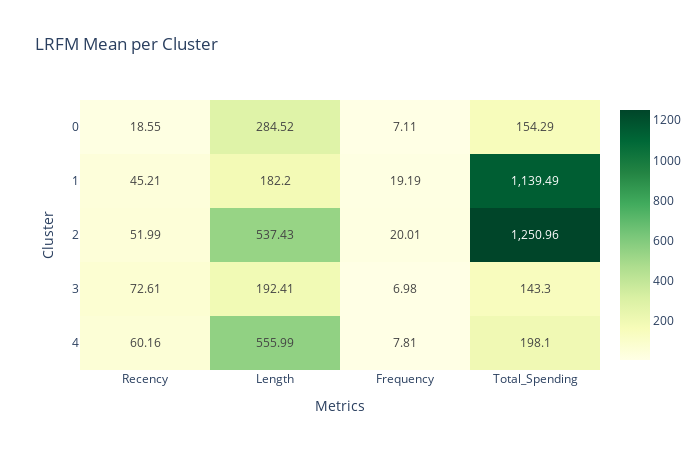

The notebook cell this image was saved under:
### Markdown cell above
Setelah menentukan jumlah cluster optimal menggunakan Elbow Method, model K-Means diterapkan dengan jumlah cluster sebanyak 5 cluster. Hasil segmentasi menunjukkan bahwa dataset dapat terbagi secara proporsional, dengan jumlah pelanggan di setiap cluster berkisar antara 383 hingga 530 pelanggan. Distribusi yang relatif merata ini mengindikasikan bahwa pembentukan cluster bersifat seimbang dan setiap segmen memiliki ukuran yang representatif untuk dianalisis lebih lanjut.

### Code cell
# LRFM Mean per Cluster

LRFM_mean = df_cleansing.groupby('Cluster')[['Recency','Length','Frequency','Total_Spending']].mean().round(2)

fig = px.imshow(
    LRFM_mean,
    text_auto=True,                     
    color_continuous_scale='YlGn',    
    aspect='auto',
    title='LRFM Mean per Cluster'
)

fig.update_layout(
    xaxis_title='Metrics',
    yaxis_title='Cluster',
    width=700,
    height=450
)

fig.show()

### Figure 1 — Plotly figure (JSON) as saved in the notebook; plotly's stock layout.template omitted (floating-point values rounded to 4 significant figures)
{"data": [{"coloraxis": "coloraxis", "hovertemplate": "x: %{x}<br>Cluster: %{y}<br>color: %{z}<extra></extra>", "name": "0", "texttemplate": "%{z}", "type": "heatmap", "x": ["Recency", "Length", "Frequency", "Total_Spending"], "xaxis": "x", "y": [0, 1, 2, 3, 4], "yaxis": "y", "z": [[18.55, 284.5, 7.11, 154.3], [45.21, 182.2, 19.19, 1139.0], [51.99, 537.4, 20.01, 1251.0], [72.61, 192.4, 6.98, 143.3], [60.16, 556.0, 7.81, 198.1]]}], "layout": {"coloraxis": {"colorscale": [[0, "rgb(255,255,229)"], [0.125, "rgb(247,252,185)"], [0.25, "rgb(217,240,163)"], [0.375, "rgb(173,221,142)"], [0.5, "rgb(120,198,121)"], [0.625, "rgb(65,171,93)"], [0.75, "rgb(35,132,67)"], [0.875, "rgb(0,104,55)"], [1, "rgb(0,69,41)"]]}, "height": 450, "title": {"text": "LRFM Mean per Cluster"}, "width": 700, "xaxis": {"anchor": "y", "domain": [0, 1], "title": {"text": "Metrics"}}, "yaxis": {"anchor": "x", "autorange": "reversed", "domain": [0, 1], "title": {"text": "Cluster"}}}}
